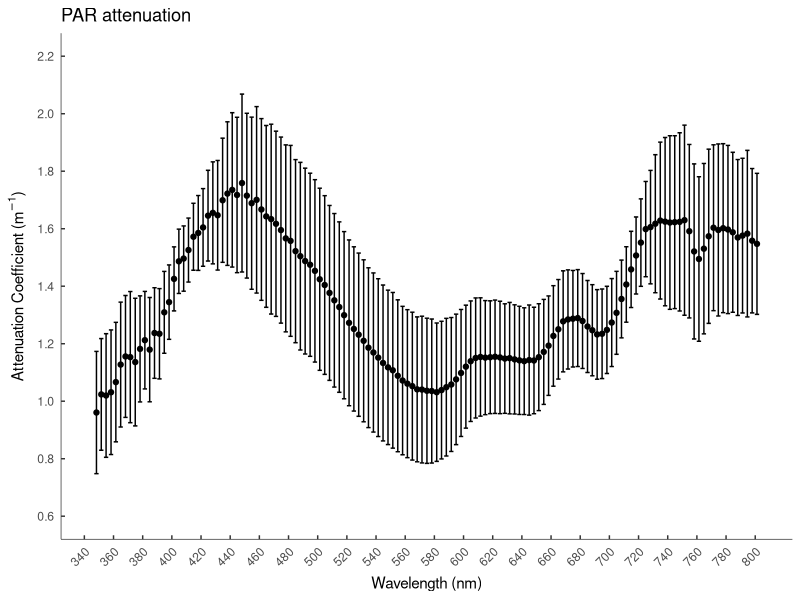
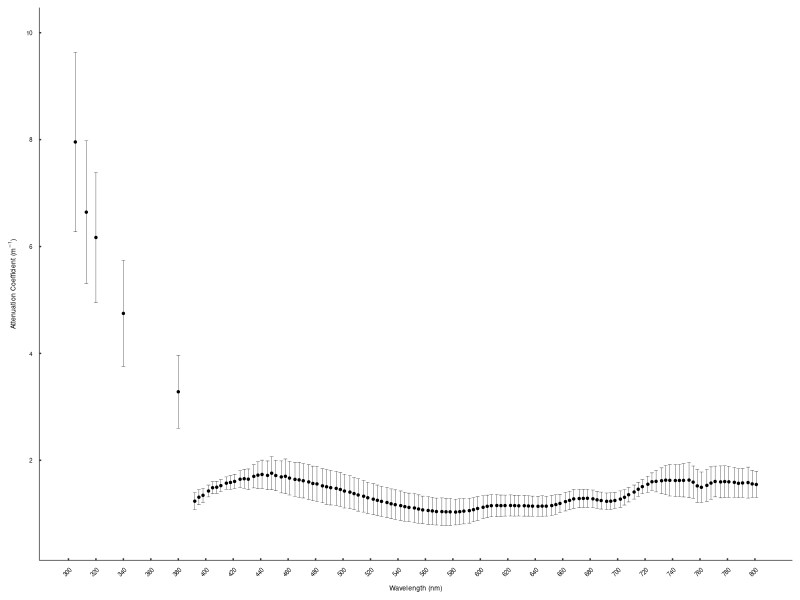
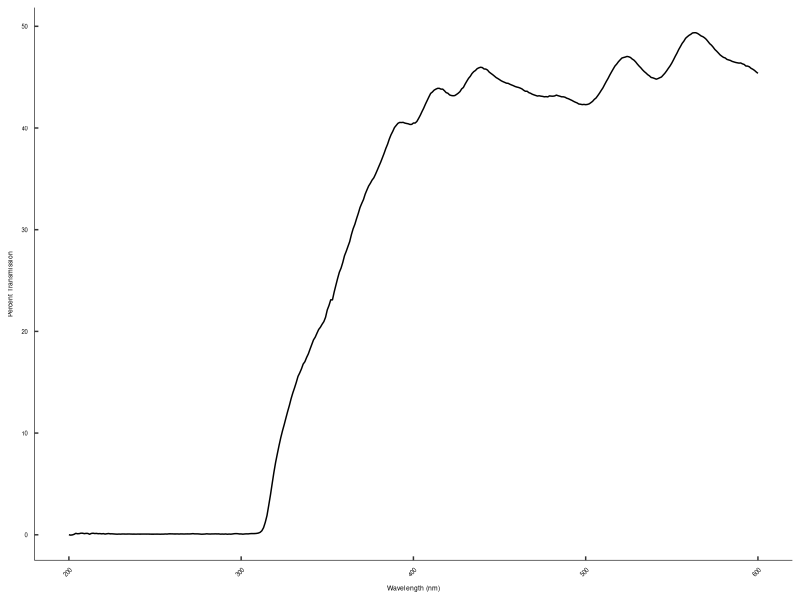
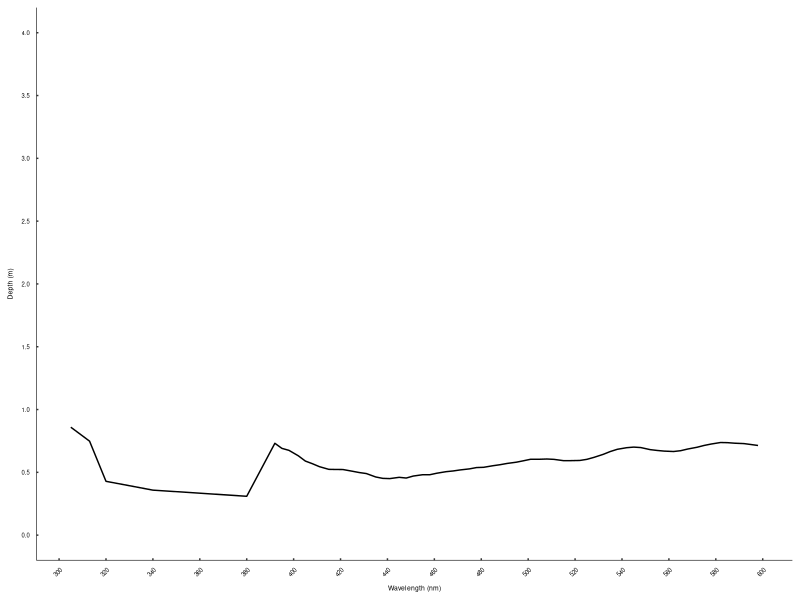
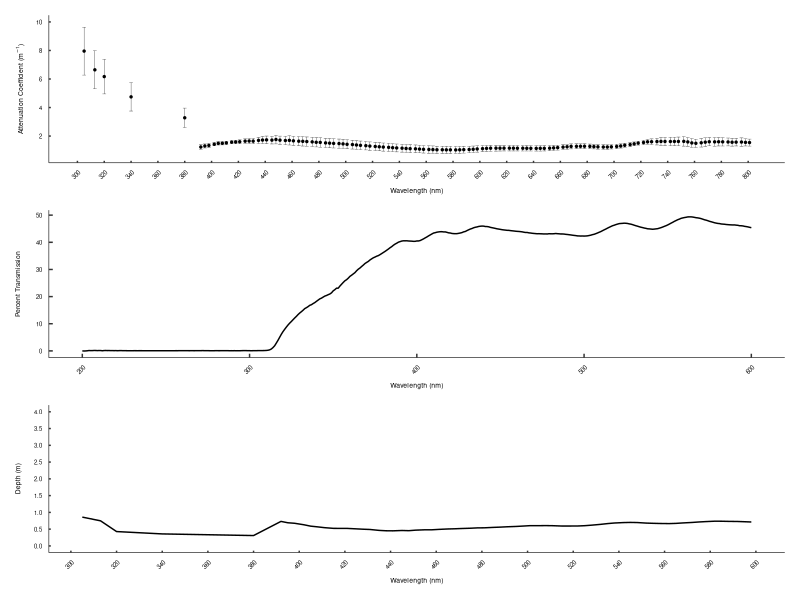
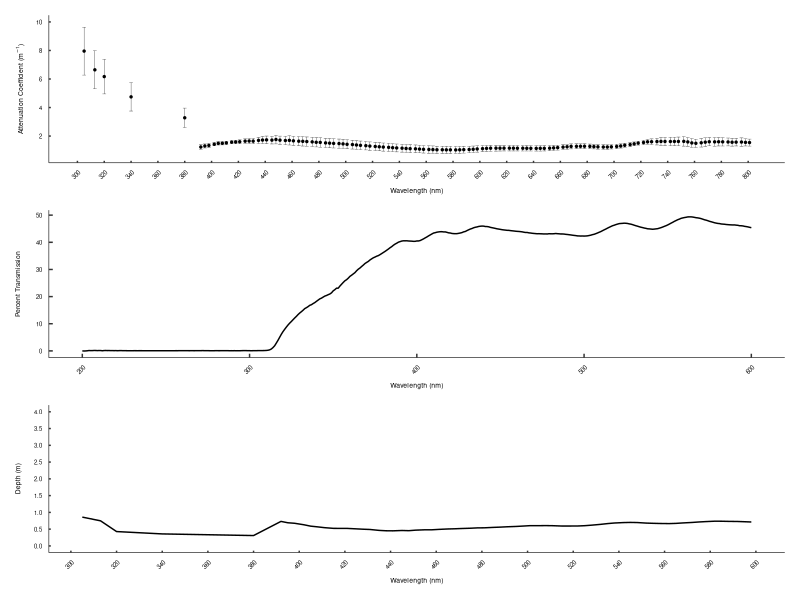

Write R code to recreate these figures, in order.
## ---- chunk 1
library(dplyr)
library(broom)
library(ggplot2)
library(patchwork)
## ---- chunk 2
SeaBird_df <- read.table("SeaBird_PAR_Transmission.txt", header=TRUE, sep="\t")
## ---- chunk 3
#loop through 3 - number of columns in the dataframe
#Starting at 3 because column 1 is the date and column 2 is depth.
for (i in 3:dim(SeaBird_df)[2]){
  SeaBird_df[,i] <- log(SeaBird_df[,i])
}
## ---- chunk 4
SeaBird_no_nans <- na.omit(SeaBird_df)
## ---- chunk 5
#Get a vector of dates to loop through:
dates <- unique(SeaBird_no_nans$Datetag)

#create an empty array to save the linear regressions in:  
#number of rows will be the product of length of dates and wavelength columns:  
kd_lm_results <- data.frame(matrix(ncol=3, nrow=length(3:length(SeaBird_no_nans)) * length(dates)))

#Loop through all the wavelengths in each date, regressing log transformed irradiance against depth:  
count <- 0 #Set up a counter, to keep track of the number of times we went through the loop and index the results later
for (date in dates){
  temp_df <- filter(SeaBird_no_nans, Datetag == date) #get only values from one date.
  #loop through each column of the dataframe that contains irradiance data. Start at column 3 because dates are in column 1 and depth is in column 2
  for (i in 3:length(SeaBird_no_nans)){ 
    count <- count + 1 
    kd_lm_results[count,1] <- date #store date
    kd_lm_results[count,2] <- colnames(SeaBird_no_nans)[i] #store wavelength
    kd_lm <- summary(lm(temp_df[ , i] ~ temp_df$Depth)) #regress ln(irradiance) vs depth
    kd_lm_results[count,3] <- kd_lm$coefficients[2,1] #store the slope value (Kd)
  }
}

#Rename column names in results table to something more useful:
colnames(kd_lm_results) <- c("Date", "Wavelength", "Kd")
## ---- chunk 6
#First convert Kd data into positive numbers:
kd_lm_results$Kd <- abs(kd_lm_results$Kd)

Average_Kd <- kd_lm_results %>%
  group_by(Wavelength) %>%
  summarise(n=n(), Kd_avg=mean(Kd), Kd_SD=sd(Kd)) %>%
  mutate(Kd_95_CI=Kd_SD/sqrt(n)*1.96)

#Clean up wavelength entry for plotting:
Average_Kd$Wavelength <- gsub("X", "", Average_Kd$Wavelength)
## ---- chunk 7
ggplot(Average_Kd, aes(x=as.numeric(Wavelength), y=Kd_avg)) +
  geom_point() +
  geom_errorbar(aes(ymin=Kd_avg-Kd_95_CI, ymax=Kd_avg+Kd_95_CI)) +
  ggtitle("PAR attenuation") +
  theme_classic() +
  theme(plot.background = element_rect(color = "NA"),
        panel.grid.major = element_blank(),
        panel.grid.minor = element_blank(),
        axis.line.x = element_line(size=0.2),
        axis.line.y = element_line(size=0.2),
        axis.ticks.length = unit(-0.1, "cm"),
        axis.text.x = element_text(angle = 45, hjust = 1, margin = margin(t = 5, r = 0, b = 0,)),
        axis.text.y = element_text(margin = margin(t = 0, r = 5, b = 0,)),
        axis.title.y = element_text(margin = margin(t = 0, r = 5, b = 0,)),
        axis.title.x = element_text(margin = margin(t = 5, r = 0, b = 0,))) +
  coord_cartesian(ylim=c(0.6,2.2)) +
  scale_x_continuous(breaks=seq(300,800, by=20)) +
  scale_y_continuous(breaks=seq(0.6,2.2, by=0.2)) +
  ylab(expression("Attenuation Coefficient (m"^-1*")")) +
  xlab("Wavelength (nm)")
## ---- chunk 8
#Import COPS dataframe:  
COPS_df <- read.table("COPS_df.txt", header=TRUE, sep="\t")

#Combine with the Seabird dataframe, keeping only values above 380 nm:
Average_Kd <- filter(Average_Kd, Wavelength > 390)
Combined_Seabird_COPS_df <- rbind(COPS_df, Average_Kd)
Combined_Seabird_COPS_df$Wavelength <- as.numeric(Combined_Seabird_COPS_df$Wavelength)
#Round the wavelength to the nearest whole number:
Combined_Seabird_COPS_df$Wavelength <- round(Combined_Seabird_COPS_df$Wavelength, digits = 0)

Kd_wave_plot <- ggplot(Combined_Seabird_COPS_df, aes(x=Wavelength, y=Kd_avg)) +
  geom_point(size=0.5) +
  geom_errorbar(aes(ymin=Kd_avg-Kd_95_CI, ymax=Kd_avg+Kd_95_CI), size=0.1) +
  theme_classic() +
  theme(plot.background = element_rect(color = "NA"),
        panel.grid.major = element_blank(),
        panel.grid.minor = element_blank(),
        axis.line.x = element_line(size=0.2),
        axis.line.y = element_line(size=0.2),
        axis.ticks.length = unit(-0.05, "cm"),
        axis.text.x = element_text(size = 12 / .pt, color = "black", angle = 45, hjust = 1,
                                   margin = margin(t = 5, r = 0, b = 0,)),
        axis.text.y = element_text(size = 12 / .pt, color = "black", margin = margin(t = 0, r = 5, b = 0,)),
        axis.title.y = element_text(size = 14 / .pt, margin = margin(t = 0, r = 5, b = 0,)),
        axis.title.x = element_text(size = 14 / .pt, margin = margin(t = 5, r = 0, b = 0,))) +
  coord_cartesian(ylim=c(0.6,10)) +
  scale_x_continuous(breaks=seq(300,800, by=20)) +
  scale_y_continuous(breaks=seq(2,10, by=2)) +
  ylab(expression("Attenuation Coefficient (m"^-1*")")) +
  xlab("Wavelength (nm)")

Kd_wave_plot
## ---- chunk 9
#Import the dataframe:
Bottle_transmission_df <- read.table("Bottle_transmission.txt", header=TRUE, sep="\t")

Bottle_Transmission_plot <- ggplot(Bottle_transmission_df, aes(x=Wavelength, y=Film_Bottle_transmission)) +
  geom_line() +
  theme_classic() +
  theme(plot.background = element_rect(color = "NA"),
        panel.grid.major = element_blank(),
        panel.grid.minor = element_blank(),
        axis.line.x = element_line(size=0.2),
        axis.line.y = element_line(size=0.2),
        axis.ticks.length = unit(-0.1, "cm"),
        axis.text.x = element_text(size = 12 / .pt, color = "black", angle = 45, hjust = 1,
                                   margin = margin(t = 5, r = 0, b = 0,)),
        axis.text.y = element_text(size = 12 / .pt, color = "black", margin = margin(t = 0, r = 5, b = 0,)),
        axis.title.y = element_text(size = 14 / .pt, margin = margin(t = 0, r = 5, b = 0,)),
        axis.title.x = element_text(size = 14 / .pt, margin = margin(t = 5, r = 0, b = 0,))) +
  scale_x_continuous(breaks=seq(200,600, by=100)) +
  ylab("Percent Transmission") +
  xlab("Wavelength (nm)")

Bottle_Transmission_plot
## ---- chunk 10
Merged_df <- merge(Bottle_transmission_df, Combined_Seabird_COPS_df, by="Wavelength", all = FALSE)
## ---- chunk 11
#Convert from percent back to a fraction:  
Merged_df$Film_Bottle_transmission <- Merged_df$Film_Bottle_transmission / 100
#Find the depth in the lake that correpsonds to the light exposure in the experiments:  
Merged_df$Cor_Lake_Depth <- log(Merged_df$Film_Bottle_transmission) / (Merged_df$Kd_avg * -1)
## ---- chunk 12
Cor_Lake_Depth_plot <- ggplot(Merged_df, aes(x=Wavelength, y=Cor_Lake_Depth)) +
  geom_line() +
  theme_classic() +
  theme(plot.background = element_rect(color = "NA"),
        panel.grid.major = element_blank(),
        panel.grid.minor = element_blank(),
        axis.line.x = element_line(size=0.2),
        axis.line.y = element_line(size=0.2),
        axis.ticks.length = unit(-0.05, "cm"),
        axis.text.x = element_text(size = 12 / .pt, color = "black", angle = 45, hjust = 1,
                                   margin = margin(t = 5, r = 0, b = 0,)),
        axis.text.y = element_text(size = 12 / .pt, color = "black", margin = margin(t = 0, r = 5, b = 0,)),
        axis.title.y = element_text(size = 14 / .pt, margin = margin(t = 0, r = 5, b = 0,)),
        axis.title.x = element_text(size = 14 / .pt, margin = margin(t = 5, r = 0, b = 0,))) +
  coord_cartesian(ylim=c(0,4)) +
  scale_y_continuous(breaks=seq(0,4, by=0.5)) +
  scale_x_continuous(breaks=seq(300,800, by=20)) +
  ylab("Depth (m)") +
  xlab("Wavelength (nm)")

Cor_Lake_Depth_plot
## ---- chunk 13
light_transmission_plot <- Kd_wave_plot + Bottle_Transmission_plot + Cor_Lake_Depth_plot + plot_layout(ncol=1)
light_transmission_plot
ggsave("light_transmission_plot.pdf", light_transmission_plot, width = 3.5, height = 7, units = "in", dpi=300)
